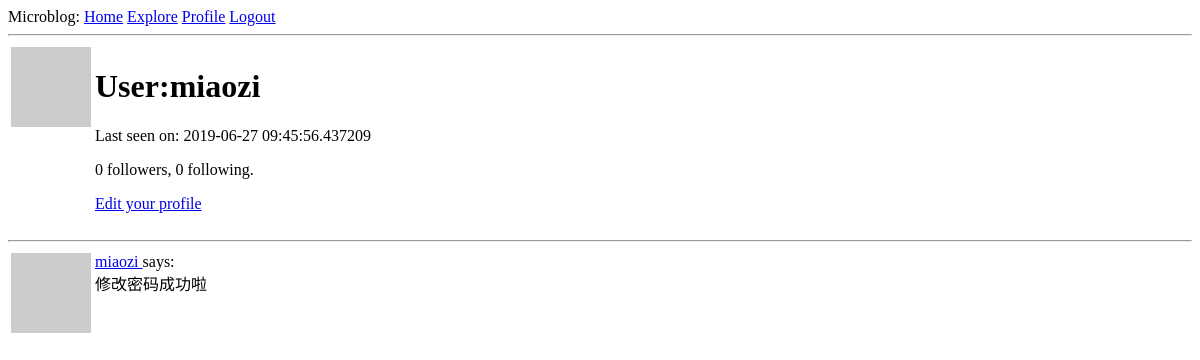
Before: /User/miaozi (signed in) with the older database file.
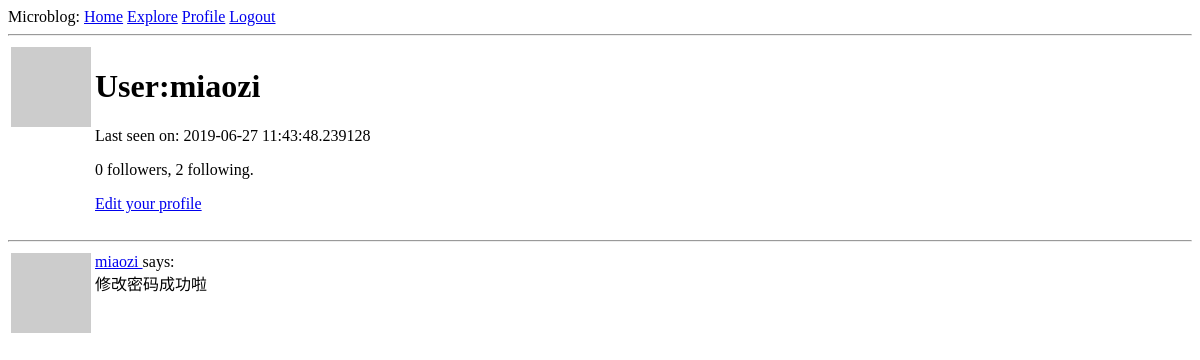
After: the same page with the newer database file.
### app/models.py (models this page shows, shortened)
class User(UserMixin, db.Model):
    id = db.Column(db.Integer, primary_key=True)  # 字段 id ，主键
    username = db.Column(db.String(64), index=True, unique=True)  # unique表示唯一的
    email = db.Column(db.String(120), index=True, unique=True)
    password_hash = db.Column(db.String(128))
    about_me = db.Column(db.String(140))
    last_seen = db.Column(db.DateTime, default=datetime.utcnow)  # 注意datetime.utcnow不要写成datetime.utcnow()
    posts = db.relationship('Post', backref='author', lazy='dynamic')
    followed = db.relationship(
        'User', secondary=followers,
        primaryjoin=(followers.c.follower_id == id),
        secondaryjoin=(followers.c.followed_id == id),
        backref=db.backref('followers', lazy='dynamic'), lazy='dynamic')
    def avatar(self, size):
        digest = md5(self.email.lower().encode('utf-8')).hexdigest()  # md5(b'miao@email.com').hexdigest()获取字符串的md5值
        return 'https://www.gravatar.com/avatar/{}?d=identicon&s={}'.format(digest, size)

class Post(db.Model):
    id = db.Column(db.Integer, primary_key=True)
    body = db.Column(db.String(140))
    timestamp = db.Column(db.DateTime, index=True, default=datetime.utcnow)
    user_id = db.Column(db.Integer, db.ForeignKey('user.id'))  # 初始化为user.id的外键,Flask-SQLAlchemy自动设置类名为小写来作为对应表的名称

### app/routes.py (the view)
@app.route('/User/<username>')
@login_required  # 只能被已登录的用户访问
def user(username):
    user = User.query.filter_by(username=username).first_or_404()
    strart_page = request.args.get('page', 1, type=int)
    end_page = app.config['POSTS_PER_PAGE']
    posts = user.posts.order_by(Post.timestamp.desc()).paginate(strart_page, end_page, False)
    next_url = url_for('user', username=user.usernmae, page=posts.next_num) if posts.has_next else None
    prev_url = url_for('user', username=user.usernmae, page=posts.prev_num) if posts.has_prev else None
    return render_template('user.html', user=user,
                           posts=posts.items,
                           next_url=next_url,
                           prev_url=prev_url)

### app/models.py (called while the page is built)
@login.user_loader
def load_user(id):
    return User.query.get(int(id))

### app/routes.py (called while the page is built)
@app.before_request
def before_request():
    if current_user.is_authenticated:  # 当前用户是否已经登录
        current_user.last_seen = datetime.utcnow()
        db.session.commit()  # 不需要db.session.add()这句，因为当前用户已经存在数据库里了，当前用户是查询得到的

### app/templates/user.html (shortened to what this page needs)
{% extends 'base.html' %}
{% block content %}
    <table>
        <tr valign="top">
            <td><img src="{{ user.avatar(128) }}"></td>
            <td>
                <h1>User:{{ user.username }}</h1>
                {% if user.last_seen %}
                    <p>Last seen on: {{ user.last_seen }}</p>
                {% endif %}
                <p>{{ user.followers.count() }} followers, {{ user.followed.count() }} following.</p>
                {% if user == current_user %}
                    <p><a href="{{ url_for('edit_profile') }}">Edit your profile</a></p>
                {% elif not current_user.is_following(user) %}
                    <p><a href="{{ url_for('follow',username=user.username) }}">Follow</a></p>
                {% else %}
                    <p><a href="{{ url_for('unfollow',username=user.username) }}">Unfollow</a></p>
                {% endif %}
            </td>
        </tr>
    </table>
    <hr>
    {% for post in posts %}
        {% include '_post.html' %}
    {% endfor %}
{% endblock %}

### app/templates/base.html (shortened to what this page needs)
<!DOCTYPE html>
<html>
<head>
</head>
<body>
<div>
    Microblog:
    <a href="{{ url_for('index') }}">Home</a>
    <a href="{{ url_for('explore') }}">Explore</a>
    {% if current_user.is_anonymous %}
        <a href="{{ url_for('login') }}">Login</a>
    {% else %}
        <a href="{{ url_for('user',username=current_user.username) }}">Profile</a>
        <a href="{{ url_for('logout') }}">Logout</a>
    {% endif %}
</div>
<hr>
{% block content %}{% endblock %}
</body>
</html>

### app/templates/_post.html
<table>
    <tr valign="top">
        <td><img src="{{ post.author.avatar(36) }}"></td>
        <td>
            <a href="{{ url_for('user',username=post.author.username) }}">
                {{ post.author.username }}
            </a>
            says:<br>{{ post.body }}
        </td>
    </tr>
</table>

Changed rows visible on the page:
changed User "miaozi": last_seen "2019-06-27 09:45:56.437209" → "2019-06-27 11:43:48.239128"
Other visible differences:
{{ user.followed.count() }}: "0" → "2"
